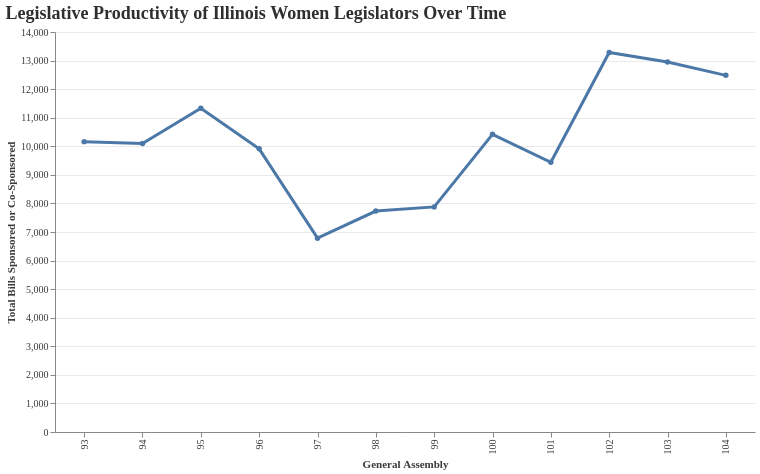

Notebook cell for this chart:
### Code cell
ga_totals = (
    df.groupby("general_assembly", as_index=False)
    .agg(
        total_bills=("ilga_all_bills_count", "sum"),
        primary_bills=("ilga_primary_bills_count", "sum"),
        cosponsored_bills=("ilga_cosponsored_bills_count", "sum"),
        women_count=("ilga_name", "nunique")
    )
)

chart1 = alt.Chart(ga_totals).mark_line(point=True, strokeWidth=3).encode(
    x=alt.X("general_assembly:O", title="General Assembly"),
    y=alt.Y("total_bills:Q", title="Total Bills Sponsored or Co-Sponsored"),
    tooltip=[
        "general_assembly",
        "total_bills",
        "primary_bills",
        "cosponsored_bills",
        "women_count"
    ]
).properties(
    title="Legislative Productivity of Illinois Women Legislators Over Time",
    width=700,
    height=400
)

style_chart(chart1)

### Figure 1 — Vega-Lite specification as saved in the notebook (floating-point values rounded to 4 significant figures)
{"config": {"view": {"continuousWidth": 300, "continuousHeight": 300, "strokeWidth": 0}, "axis": {"gridColor": "#EAEAEA", "labelColor": "#3A3A3A", "labelFont": "Georgia", "titleColor": "#3A3A3A", "titleFont": "Georgia"}, "legend": {"labelFont": "Georgia", "titleFont": "Georgia"}, "title": {"anchor": "start", "color": "#2F2F2F", "font": "Georgia", "fontSize": 18}}, "data": {"name": "data-ef1f025d79fa5fc8b02428f0c4982288"}, "mark": {"type": "line", "point": true, "strokeWidth": 3}, "encoding": {"tooltip": [{"field": "general_assembly", "type": "quantitative"}, {"field": "total_bills", "type": "quantitative"}, {"field": "primary_bills", "type": "quantitative"}, {"field": "cosponsored_bills", "type": "quantitative"}, {"field": "women_count", "type": "quantitative"}], "x": {"field": "general_assembly", "title": "General Assembly", "type": "ordinal"}, "y": {"field": "total_bills", "title": "Total Bills Sponsored or Co-Sponsored", "type": "quantitative"}}, "height": 400, "title": "Legislative Productivity of Illinois Women Legislators Over Time", "width": 700, "$schema": "https://vega.github.io/schema/vega-lite/v6.4.1.json", "datasets": {"data-ef1f025d79fa5fc8b02428f0c4982288": [{"general_assembly": 93, "total_bills": 10163, "primary_bills": 2117, "cosponsored_bills": 8046, "women_count": 47}, {"general_assembly": 94, "total_bills": 10095, "primary_bills": 2036, "cosponsored_bills": 8059, "women_count": 47}, {"general_assembly": 95, "total_bills": 11331, "primary_bills": 2209, "cosponsored_bills": 9122, "women_count": 43}, {"general_assembly": 96, "total_bills": 9911, "primary_bills": 2279, "cosponsored_bills": 7632, "women_count": 43}, {"general_assembly": 97, "total_bills": 6785, "primary_bills": 2232, "cosponsored_bills": 4553, "women_count": 45}, {"general_assembly": 98, "total_bills": 7732, "primary_bills": 1995, "cosponsored_bills": 5737, "women_count": 49}, {"general_assembly": 99, "total_bills": 7879, "primary_bills": 2143, "cosponsored_bills": 5736, "women_count": 43}, {"general_assembly": 100, "total_bills": 10420, "primary_bills": 2082, "cosponsored_bills": 8338, "women_count": 47}, {"general_assembly": 101, "total_bills": 9441, "primary_bills": 2117, "cosponsored_bills": 7324, "women_count": 51}, {"general_assembly": 102, "total_bills": 13285, "primary_bills": 2778, "cosponsored_bills": 10507, "women_count": 60}, {"general_assembly": 103, "total_bills": 12949, "primary_bills": 3033, "cosponsored_bills": 9916, "women_count": 59}, {"general_assembly": 104, "total_bills": 12483, "primary_bills": 3170, "cosponsored_bills": 9313, "women_count": 57}]}}
